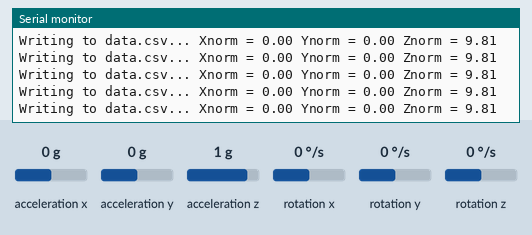
Recording of a program running on a simulated Arduino Uno, built with avr-gcc and run on an emulated ATmega328P. Parts: the last lines printed to the serial monitor. Inputs (shaded band) come from the test bench; at power-on: acceleration x 0 g, acceleration y 0 g, acceleration z 1 g, rotation x 0 °/s, rotation y 0 °/s, rotation z 0 °/s. Storage starts empty.

Above: at 1.2 s.
1.3 s: acceleration x set to -1.4 g
At 1.57 s:
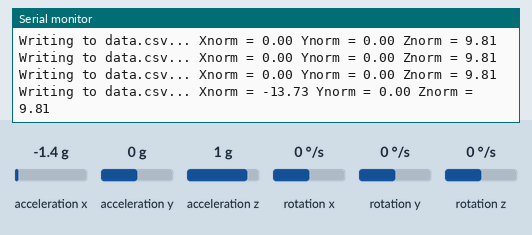
2.8 s: acceleration y set to -1.4 g
At 2.98 s:
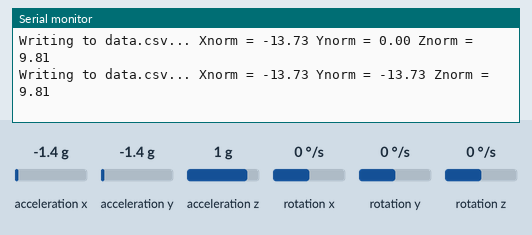
4.3 s: acceleration z set to -1.4 g
At 4.39 s:
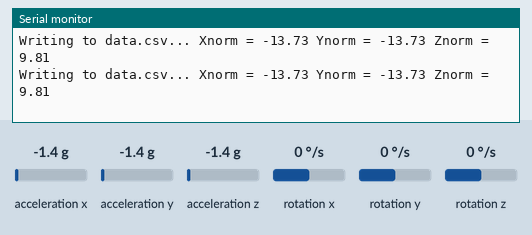
7.3 s: acceleration x set to -0.8 g
At 7.42 s:
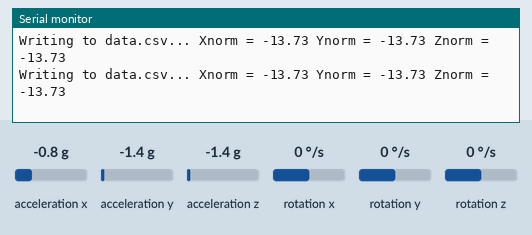
Timing chart, 0 to 10.3 s (numbered marks = the images above; inputs shaded):
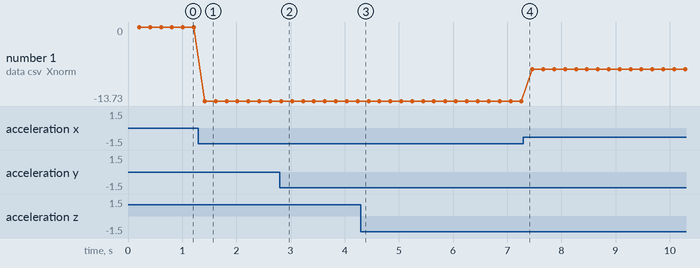

Measured:
- after the input at 1.3 s, the serial monitor: prints a new line after 0.12 s (image 1)
- after the input at 2.8 s, the serial monitor: prints a new line at once (image 2)
- plotted number 1: 0 → -13.73 after the input at 1.3 s, -13.73 → -7.85 after the input at 7.3 s

The program:

main.cpp
```cpp
/*
    MPU6050 Triple Axis Gyroscope & Accelerometer. Simple Accelerometer Example.
    Read more: http://www.jarzebski.pl/arduino/czujniki-i-sensory/3-osiowy-zyroskop-i-akcelerometr-mpu6050.html
    GIT: https://github.com/jarzebski/Arduino-MPU6050
    Web: http://www.jarzebski.pl
    (c) 2014 by Korneliusz Jarzebski
*/

#include <Wire.h>
#include <MPU6050.h>

#include <SPI.h>
#include <SD.h>

int period = 200;
unsigned long time_now = 0;

File myFile;

MPU6050 mpu;

void setup()
{
  Serial.begin(9600);

  Serial.println("Initialize MPU6050");

  while(!mpu.begin(MPU6050_SCALE_2000DPS, MPU6050_RANGE_2G))
  {
    Serial.println("Could not find a valid MPU6050 sensor, check wiring!");
    delay(500);
  }

  // If you want, you can set accelerometer offsets
  mpu.setAccelOffsetX(7);
  mpu.setAccelOffsetY(7);
  mpu.setAccelOffsetZ(7);

  //checkSettings();

  Serial.print("Initializing SD card...");

  if (!SD.begin(4)) {
    Serial.println("initialization failed!");
    while (1);
  }


  // open the file. note that only one file can be open at a time,
  // so you have to close this one before opening another.
  SD.remove("data.csv");
  myFile = SD.open("data.csv", FILE_WRITE);
  myFile.println("Temps;Acceleration_X;Acceleration_Y;Acceleration_Z;Vitesse_X;Vitesse_Y;Vitesse_Z");
  myFile.close();
  if(SD.exists("data.csv")){
    Serial.println("initialization done.");
  }else{
    Serial.println("cannot create data.csv");
  }

  // if the file opened okay, write to it:
}

void checkSettings()
{
  Serial.println();

  Serial.print(" * Sleep Mode:            ");
  Serial.println(mpu.getSleepEnabled() ? "Enabled" : "Disabled");

  Serial.print(" * Clock Source:          ");
  switch(mpu.getClockSource())
  {
    case MPU6050_CLOCK_KEEP_RESET:     Serial.println("Stops the clock and keeps the timing generator in reset"); break;
    case MPU6050_CLOCK_EXTERNAL_19MHZ: Serial.println("PLL with external 19.2MHz reference"); break;
    case MPU6050_CLOCK_EXTERNAL_32KHZ: Serial.println("PLL with external 32.768kHz reference"); break;
    case MPU6050_CLOCK_PLL_ZGYRO:      Serial.println("PLL with Z axis gyroscope reference"); break;
    case MPU6050_CLOCK_PLL_YGYRO:      Serial.println("PLL with Y axis gyroscope reference"); break;
    case MPU6050_CLOCK_PLL_XGYRO:      Serial.println("PLL with X axis gyroscope reference"); break;
    case MPU6050_CLOCK_INTERNAL_8MHZ:  Serial.println("Internal 8MHz oscillator"); break;
  }

  Serial.print(" * Accelerometer:         ");
  switch(mpu.getRange())
  {
    case MPU6050_RANGE_16G:            Serial.println("+/- 16 g"); break;
    case MPU6050_RANGE_8G:             Serial.println("+/- 8 g"); break;
    case MPU6050_RANGE_4G:             Serial.println("+/- 4 g"); break;
    case MPU6050_RANGE_2G:             Serial.println("+/- 2 g"); break;
  }

  Serial.print(" * Accelerometer offsets: ");
  Serial.print(mpu.getAccelOffsetX());
  Serial.print(" / ");
  Serial.print(mpu.getAccelOffsetY());
  Serial.print(" / ");
  Serial.println(mpu.getAccelOffsetZ());

  Serial.println();
}

void loop()
{
  Vector normAccel = mpu.readNormalizeAccel();

  if(millis() > time_now + period){
    time_now = millis();
    myFile = SD.open("data.csv", FILE_WRITE);
    if (myFile) {
      Serial.print("Writing to data.csv...");
      Serial.print(" Xnorm = ");
      Serial.print(normAccel.XAxis);
      Serial.print(" Ynorm = ");
      Serial.print(normAccel.YAxis);
      Serial.print(" Znorm = ");
      Serial.println(normAccel.ZAxis);

      //add time
      myFile.print(time_now);
      myFile.print(";");
      //add accelaration
      myFile.print((float)normAccel.XAxis);
      myFile.print(";");
      myFile.print((float)normAccel.YAxis);
      myFile.print(";");
      myFile.print((float)normAccel.ZAxis);
      myFile.print(";");


      //add velocity
      myFile.print((float)(normAccel.XAxis * (period / 1000)));
      myFile.print(";");
      myFile.print((float)(normAccel.YAxis * (period / 1000)));
      myFile.print(";");
      myFile.println((float)(normAccel.ZAxis * (period / 1000)));

      myFile.close();// close the file:
    }

  }
}
```
